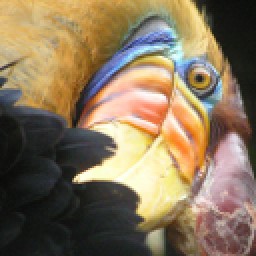
#> input picture TIL/2023/202301/bird_small.png, 128 x 128 px (shown 2 times larger)
$ jupyter execute '20230110(1).ipynb'
#> lines starting #> are read from the running program, lines starting #| are printed output that depends on the picture
## sklearn의 KMeans 실습

[cell 1]
import matplotlib.pyplot as plt
import numpy as np

from sklearn.cluster import KMeans
from sklearn.datasets import make_blobs

[cell 2]
n_samples = 1000
n_clusters = 3
random_state = 42

[cell 3]
x_data, y_data = make_blobs(n_samples=n_samples,
                            n_features=2,
                            random_state=random_state,
                            centers=n_clusters)

[cell 4]
x_data.shape

[cell 5]
y_data.shape

[cell 6]
plt.scatter(x_data[:,0], x_data[:,1], c=y_data)
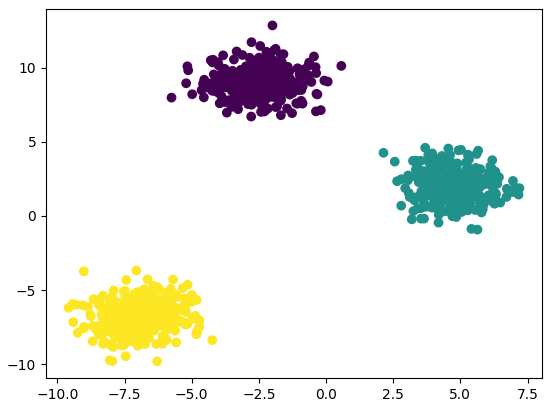
#> figure drawn by matplotlib, 1 panel

[cell 7]
kmeans = KMeans(n_clusters=n_clusters,
                n_init=10,
                random_state=random_state)

[cell 8]
kmeans.fit(x_data)

[cell 9]
kmeans.cluster_centers_

[cell 10]
plt.scatter(x_data[:,0], x_data[:,1])
plt.scatter(kmeans.cluster_centers_[:,0], kmeans.cluster_centers_[:,1],
            c = ['r', 'g', 'b'])
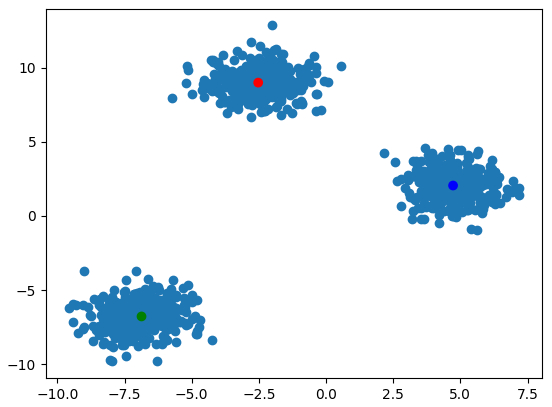
#> figure drawn by matplotlib, 1 panel

[cell 11]
y_pred = kmeans.predict(x_data)

[cell 12]
plt.scatter(x_data[:,0], x_data[:,1], c=y_pred)
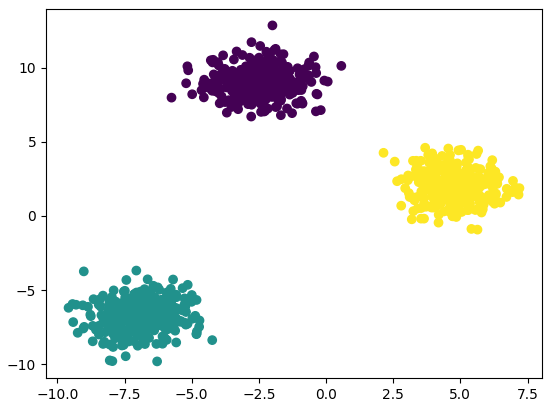
#> figure drawn by matplotlib, 1 panel

---

## 이미지 손실을 줄이고 비슷한 색상끼리 묶는데 KMeans를 사용

[cell 13]
from skimage import io
from sklearn.metrics import pairwise_distances_argmin
from sklearn.utils import shuffle

[cell 14]
image = io.imread('bird_small.png')
#> image is the input picture: shape (128, 128, 3); mean R, G, B 135.4, 117.4, 91.3

[cell 15]
image = image.astype('float64') / 255

[cell 16]
w, h, d = image.shape
#> w = 128; h = 128; d = 3

[cell 17]
w, h, d
#> Out = (128, 128, 3)

[cell 18]
image_new = image.reshape((w * h, d))

[cell 19]
image_new.shape
#> Out = (16384, 3)

[cell 20]
image_shuffled = shuffle(image_new,
                          random_state=random_state,
                          n_samples=1000)
#> image_shuffled = 1000 rows, first 8: [0.0863, 0.0824, 0.0706], [0.0863, 0.0902, 0.0824], [0.118, 0.122, 0.102], [0.686, 0.475, 0.216], [0.0863, 0.0902, 0.0627], [0.255, 0.278, 0.306], [0.812, 0.69, 0.459], [0.325, 0.204, 0.2]

[cell 21]
kmeans = KMeans(n_clusters=64,
                random_state=random_state)

[cell 22]
kmeans.fit(image_shuffled)

[cell 23]
kmeans.cluster_centers_.shape

[cell 24]
labels = kmeans.predict(image_new)
#> labels = 16384 values, max 63 at index 64, min 0 at index 102, mean 30.23

[cell 25]
plt.imshow(kmeans.cluster_centers_[labels].reshape((w, h, d)))
